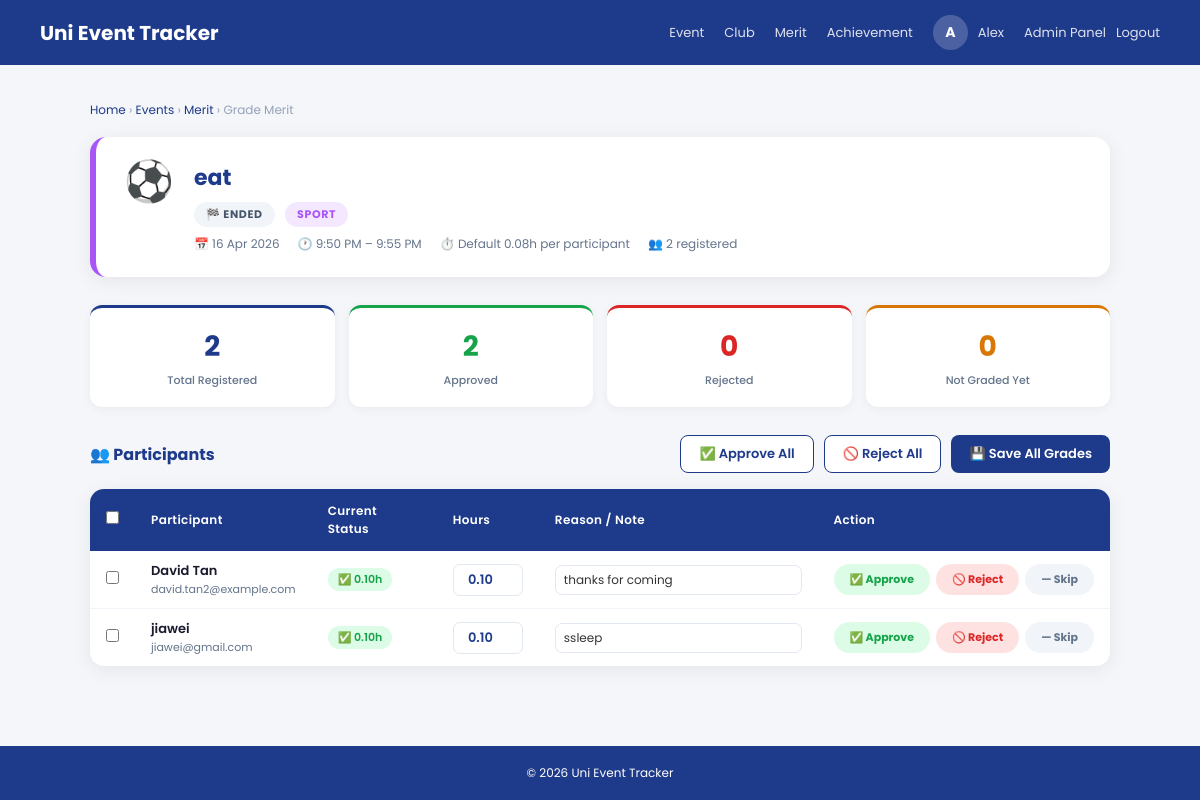
/merit/meritHandler.php?event_id=14 (signed in), run on the app's committed database.
### tables this page shows
CREATE TABLE `event` (
  `EventId` int(10) NOT NULL,
  `UserId` int(10) NOT NULL,
  `EventName` varchar(50) NOT NULL,
  `EventType` varchar(30) NOT NULL,
  `EventInfo` varchar(500) NOT NULL,
  `EventDate` date NOT NULL,
  `EventStartTime` time NOT NULL,
  `EventEndTime` time NOT NULL,
  `EventBlock` varchar(10) NOT NULL,
  `EventHall` varchar(50) NOT NULL,
  `EventImage` varchar(255) NOT NULL,
  `EventStatus` varchar(10) NOT NULL,
  `Register_date` datetime NOT NULL
);

CREATE TABLE `event_participant` (
  `id` int(11) NOT NULL,
  `userid` int(11) DEFAULT NULL,
  `eventid` int(11) DEFAULT NULL,
  `join_date` datetime DEFAULT NULL,
  `merit_created` tinyint(1) DEFAULT 0
);

CREATE TABLE `user` (
  `id` int(10) NOT NULL,
  `username` varchar(50) NOT NULL,
  `password` varchar(255) NOT NULL,
  `email` varchar(50) NOT NULL,
  `register_date` datetime NOT NULL,
  `role` varchar(10) NOT NULL DEFAULT 'student',
  `last_online` datetime DEFAULT NULL
);

CREATE TABLE `merit` (
  `merit_id` int(11) NOT NULL,
  `userid` int(11) NOT NULL,
  `event_id` int(11) DEFAULT NULL,
  `activity_name` varchar(255) NOT NULL,
  `hours` decimal(5,2) NOT NULL,
  `merit_description` text DEFAULT NULL,
  `merit_date` datetime DEFAULT current_timestamp(),
  `status` enum('pending','approved','rejected') NOT NULL DEFAULT 'approved',
  `graded_by` int(11) DEFAULT NULL COMMENT 'userid of who gave the grade',
  `graded_at` datetime DEFAULT NULL
);

### merit/meritHandler.php (the view, shortened to what this page needs)
<?php
require("../database.php");
$eventId = intval($_GET['event_id'] ?? 0);
$con->query("
    UPDATE event
    SET EventStatus = 'Ended'
    WHERE EventId = $eventId
      AND EventStatus = 'Approved'
      AND (
          EventDate < CURDATE()
          OR (EventDate = CURDATE() AND EventEndTime <= CURTIME())
      )
");
$event = $con->query("SELECT * FROM event WHERE EventId = $eventId LIMIT 1")->fetch_assoc();
$eventEnded = (strtolower($event['EventStatus']) === 'ended');
function calcHours($s, $e) {
    $sec = strtotime($e) - strtotime($s);
    return ($sec > 0) ? round($sec / 3600, 2) : 0;
}
$defaultHours = calcHours($event['EventStartTime'], $event['EventEndTime']);
$participants = [];
$pRes = $con->query("
    SELECT
        u.id,
        u.username,
        u.email,
        ep.id          AS participant_id,
        ep.merit_created,
        m.merit_id,
        m.hours,
        m.status       AS merit_status,
        m.merit_description
    FROM event_participant ep
    JOIN user u ON u.id  = ep.userid
    LEFT JOIN merit m ON m.userid = u.id AND m.event_id = $eventId
    WHERE ep.eventid = $eventId
    ORDER BY u.username ASC
");
while ($row = $pRes->fetch_assoc()) $participants[] = $row;
$totalP   = count($participants);
$gradedP  = 0; $approvedP = 0; $rejectedP = 0; $pendingP = 0;
foreach ($participants as $p) {
    if ($p['merit_status'] === 'approved')      { $gradedP++; $approvedP++; }
    elseif ($p['merit_status'] === 'rejected')  { $gradedP++; $rejectedP++; }
    else $pendingP++;
}
$catConfig = [
    'Competition'       => ['border'=>'#ef4444','bg'=>'#fee2e2','emoji'=>'🏆'],
    'Event'             => ['border'=>'#3b82f6','bg'=>'#dbeafe','emoji'=>'🎉'],
    'Service/Volunteer' => ['border'=>'#22c55e','bg'=>'#dcfce7','emoji'=>'🤝'],
    'Workshop'          => ['border'=>'#f59e0b','bg'=>'#fef9c3','emoji'=>'🛠️'],
    'Sport'             => ['border'=>'#a855f7','bg'=>'#f3e8ff','emoji'=>'⚽'],
];
$evMeta = $catConfig[$event['EventType']] ?? ['border'=>'#1E3A8A','bg'=>'#e8edf8','emoji'=>'📌'];
?>
<!DOCTYPE html>
<html lang="en">
<head>
</head>
<body>
<header>
    <div class="logo"><a href="../index.php">Uni Event Tracker</a></div>
    <nav>
        <a href="../Event/event_dashboard.php">Event</a>
        <a href="../clubtracker/clubHandler.php">Club</a>
        <a href="../merit/merit_dashboard.php">Merit</a>
        <a href="../achievement/achievement_dashboard.php">Achievement</a>
         <?php if(isset($_SESSION['username'])){ ?>
        <div class="user-menu">
            <div class="avatar-circle" <a href="user/userprofile.php"><?php echo strtoupper(mb_substr($_SESSION['username'], 0, 1)); ?></div>
            <a href="../user/userprofile.php"><span><?php echo htmlspecialchars($_SESSION['username'], ENT_QUOTES, 'UTF-8'); ?></span><a>
            <?php if(isset($_SESSION['role']) && $_SESSION['role'] == 'admin'){ ?>
            <a href="../Admin/admin_dashboard.php">Admin Panel</a>
            <?php } ?>
            <a href="../logout.php">Logout</a>
        </div>
        <?php } else { ?>
        <a href="../register.php">Register</a>
        <a href="../login.php">Login</a>
        <?php } ?>
    </nav>
</header>
<div class="page">
    <div class="breadcrumb">
        <a href="../index.php">Home</a> ›
        <a href="../Event/event_dashboard.php">Events</a> ›
        <a href="merit_dashboard.php">Merit</a> ›
        Grade Merit
    </div>
    <div class="event-hero" style="--ev-color:<?= $evMeta['border'] ?>">
        <div class="event-hero-icon"><?= $evMeta['emoji'] ?></div>
        <div class="event-hero-body">
            <h1><?= htmlspecialchars($event['EventName'],ENT_QUOTES,'UTF-8') ?></h1>
            <div style="margin-top:6px">
                <?php if ($eventEnded): ?>
                <span class="status-chip chip-ended">🏁 Ended</span>
                <?php else: ?>
                <span class="status-chip chip-active">🟢 <?= htmlspecialchars($event['EventStatus'],ENT_QUOTES,'UTF-8') ?></span>
                <?php endif; ?>
                <span class="status-chip" style="background:<?= $evMeta['bg'] ?>;color:<?= $evMeta['border'] ?>;margin-left:6px">
                    <?= htmlspecialchars($event['EventType'],ENT_QUOTES,'UTF-8') ?>
                </span>
            </div>
            <div class="event-meta">
                <span>📅 <?= date('d M Y', strtotime($event['EventDate'])) ?></span>
                <span>🕐 <?= date('g:i A', strtotime($event['EventStartTime'])) ?> – <?= date('g:i A', strtotime($event['EventEndTime'])) ?></span>
                <span>⏱️ Default <?= $defaultHours ?>h per participant</span>
                <span>👥 <?= $totalP ?> registered</span>
            </div>
        </div>
    </div>
    <?php if (!$eventEnded): ?>
    <div class="not-ended-wall">
        <div class="wall-icon">🔒</div>
        <h2>Event Has Not Ended Yet</h2>
        <p>
            You can only grade merit <strong>after</strong> the event has ended.<br>
            This event ends on <strong><?= date('d M Y, g:i A', strtotime($event['EventDate'].' '.$event['EventEndTime'])) ?></strong>.<br>
            Come back after the event to assign contribution hours to participants.
        </p>
    </div>
    <?php else: ?>
    <div class="stats-row">
        <div class="stat-card" style="--sc:var(--navy)">
            <div class="sv"><?= $totalP ?></div>
            <div class="sl">Total Registered</div>
        </div>
        <div class="stat-card" style="--sc:var(--green)">
            <div class="sv"><?= $approvedP ?></div>
            <div class="sl">Approved</div>
        </div>
        <div class="stat-card" style="--sc:var(--red)">
            <div class="sv"><?= $rejectedP ?></div>
            <div class="sl">Rejected</div>
        </div>
        <div class="stat-card" style="--sc:var(--amber)">
            <div class="sv"><?= $pendingP ?></div>
            <div class="sl">Not Graded Yet</div>
        </div>
    </div>
    <?php if (!empty($participants)): ?>
    <form method="POST" id="bulkForm">
        <div class="toolbar">
            <h3>👥 Participants</h3>
            <div class="toolbar-actions">
                <button type="button" class="btn btn-outline" onclick="setAll('approve')">✅ Approve All</button>
                <button type="button" class="btn btn-outline" onclick="setAll('reject')">🚫 Reject All</button>
                <button type="submit" class="btn btn-primary" onclick="return confirmBulk()">💾 Save All Grades</button>
            </div>
        </div>
        <div class="table-card">
            <table>
                <thead>
                    <tr>
                        <th style="width:36px"><input type="checkbox" id="checkAll" onchange="toggleCheckAll(this)" title="Select all"></th>
                        <th>Participant</th>
                        <th>Current Status</th>
                        <th>Hours</th>
                        <th>Reason / Note</th>
                        <th>Action</th>
                    </tr>
                </thead>
                <tbody>
                <?php foreach ($participants as $p):
                    $st = $p['merit_status'] ?? 'pending';
                    $initHours = $p['hours'] > 0 ? $p['hours'] : $defaultHours;
                    $initDesc  = htmlspecialchars($p['merit_description'] ?? '', ENT_QUOTES, 'UTF-8');
                    $uid = $p['id'];
                ?>
                <tr id="row-<?= $uid ?>">
                    <td><input type="checkbox" name="sel[]" value="<?= $uid ?>" class="row-check"></td>
                    <td>
                        <div style="font-weight:600;color:#1a1a2e"><?= htmlspecialchars($p['username'],ENT_QUOTES,'UTF-8') ?></div>
                        <div style="font-size:11px;color:var(--gray)"><?= htmlspecialchars($p['email'],ENT_QUOTES,'UTF-8') ?></div>
                    </td>
                    <td>
                        <?php if ($st === 'approved'): ?>
                        <span class="badge badge-approved">✅ <?= $p['hours'] ?>h</span>
                        <?php elseif ($st === 'rejected'): ?>
                        <span class="badge badge-rejected">🚫 Rejected</span>
                        <?php else: ?>
                        <span class="badge badge-pending">⏳ Pending</span>
                        <?php endif; ?>
                    </td>
                    <td>
                        <input type="number" class="hours-input"
                               name="participants[<?= $uid ?>][hours]"
                               value="<?= $initHours ?>" min="0.1" max="24" step="0.5"
                               id="hrs-<?= $uid ?>">
                    </td>
                    <td>
                        <input type="text" class="desc-input"
                               name="participants[<?= $uid ?>][description]"
                               value="<?= $initDesc ?>"
                               placeholder="Optional note (required if reject)"
                               id="desc-<?= $uid ?>">
                    </td>
                    <td>
                        <div class="row-action-group">
                            <button type="button" class="pill-approve" data-uid="<?= $uid ?>" data-act="approve" onclick="pickAction(<?= $uid ?>,'approve')">✅ Approve</button>
                            <button type="button" class="pill-reject"  data-uid="<?= $uid ?>" data-act="reject"  onclick="pickAction(<?= $uid ?>,'reject')">🚫 Reject</button>
                            <button type="button" class="pill-skip"    data-uid="<?= $uid ?>" data-act="skip"    onclick="pickAction(<?= $uid ?>,'skip')">— Skip</button>
                        </div>
                    </td>
                </tr>
                <?php endforeach; ?>
                </tbody>
            </table>
        </div>
    </form>
    <?php endif; ?>
    <?php endif;  ?>
</div>
<footer>© 2026 Uni Event Tracker</footer>
</body>
</html>

### data on the page
event: EventType "⚽", EventName "eat", EventType "SPORT", EventDate "16 Apr 2026", EventStartTime "9:50 PM", EventEndTime "9:55 PM", defaultHours "0.08"
event_participant: userid.username "David Tan", userid.email "david.tan2@example.com", merit.hours "0.10", hours "0.10", merit_description "thanks for coming"
event_participant: userid.username "jiawei", userid.email "jiawei@gmail.com", merit.hours "0.10", hours "0.10", merit_description "ssleep"

### other printed values
mb_substr($_SESSION['username'], 0, 1) "A"
$_SESSION['username'] "Alex"
$totalP "2"
$approvedP "2"
$rejectedP "0"
$pendingP "0"
